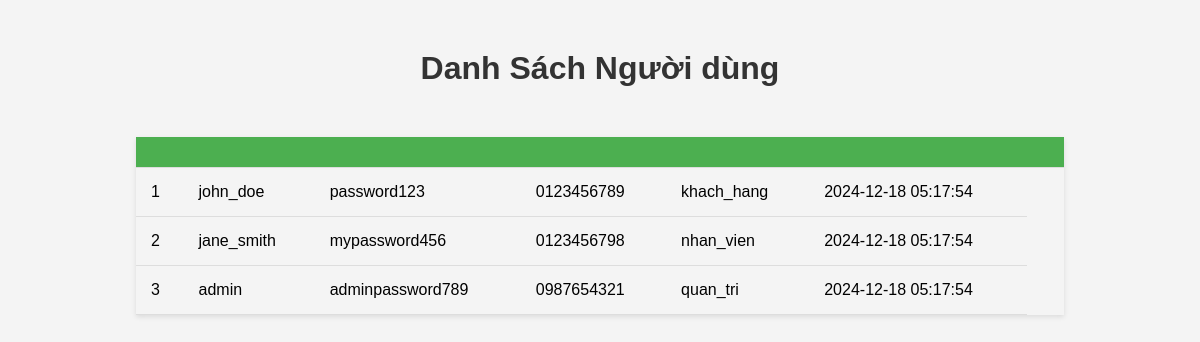
/backend/dsnd.php, run on the app's committed database.
### tables this page shows
CREATE TABLE NguoiDung (
    ma_nguoi_dung INT AUTO_INCREMENT PRIMARY KEY,
    ten_dang_nhap VARCHAR(50) NOT NULL UNIQUE,
    mat_khau VARCHAR(255) NOT NULL,
    so_dien_thoai VARCHAR(15),
    vai_tro ENUM('khach_hang', 'nhan_vien', 'quan_tri') DEFAULT 'khach_hang',
    ngay_tao TIMESTAMP DEFAULT CURRENT_TIMESTAMP
);

### backend/dsnd.php (the view, shortened to what this page needs)
<?php
$servername = "localhost";
$username = "root";
$password = "12345";
$dbname = "qlks";
$conn = new mysqli($servername, $username, $password, $dbname);
$sql = "SELECT ma_nguoi_dung, ten_dang_nhap,mat_khau, so_dien_thoai, vai_tro, ngay_tao FROM NguoiDung";
$result = $conn->query($sql);
if ($result->num_rows > 0) {
    while($row = $result->fetch_assoc()) {
        $hotels[] = $row;
    }
} else {
    $hotels = [];
}
?>
<!DOCTYPE html>
<html lang="en">
<head>
</head>
<body>
    <div class="container">
        <h1>Danh Sách Người dùng</h1>
        <?php if (count($hotels) > 0): ?>
            <table>
                <tr>
                    <th></th>
                    <th></th>
                    <th></th>
                    <th></th>
                    <th></th>
                    <th></th>
                    <th></th>
                </tr>
                <?php foreach ($hotels as $hotel): ?>
                    <tr>
                        <td><?php echo htmlspecialchars($hotel['ma_nguoi_dung']); ?></td>
                        <td><?php echo htmlspecialchars($hotel['ten_dang_nhap']); ?></td>
                        <td><?php echo htmlspecialchars($hotel['mat_khau']); ?></td>
                        <td><?php echo htmlspecialchars($hotel['so_dien_thoai']); ?></td>
                        <td><?php echo htmlspecialchars($hotel['vai_tro']); ?></td>
                        <td><?php echo htmlspecialchars($hotel['ngay_tao']); ?></td>
                    </tr>
                <?php endforeach; ?>
            </table>
        <?php else: ?>
            <p>Không có người dùng nào được tìm thấy.</p>
        <?php endif; ?>
    </div>
</body>
</html>

### backend/dsnd.php (style rules this page uses)
body { font-family: Arial, sans-serif; background-color: #f4f4f4; margin: 0; padding: 0; }
h1 { text-align: center; color: #333; margin-top: 50px; }
table { width: 80%; margin: 50px auto; border-collapse: collapse; box-shadow: 0 2px 5px rgba(0,0,0,0.1); }
th, td { padding: 15px; text-align: left; border-bottom: 1px solid #ddd; }
th { background-color: #4CAF50; color: white; }
.container { max-width: 1200px; margin: 0 auto; padding: 0 20px; }

### data on the page
nguoidung: ma_nguoi_dung "1", ten_dang_nhap "john_doe", mat_khau "password123", so_dien_thoai "0123456789", vai_tro "khach_hang", ngay_tao "2024-12-18 05:17:54"
nguoidung: ma_nguoi_dung "2", ten_dang_nhap "jane_smith", mat_khau "mypassword456", so_dien_thoai "0123456798", vai_tro "nhan_vien", ngay_tao "2024-12-18 05:17:54"
nguoidung: ma_nguoi_dung "3", ten_dang_nhap "admin", mat_khau "adminpassword789", so_dien_thoai "0987654321", vai_tro "quan_tri", ngay_tao "2024-12-18 05:17:54"
